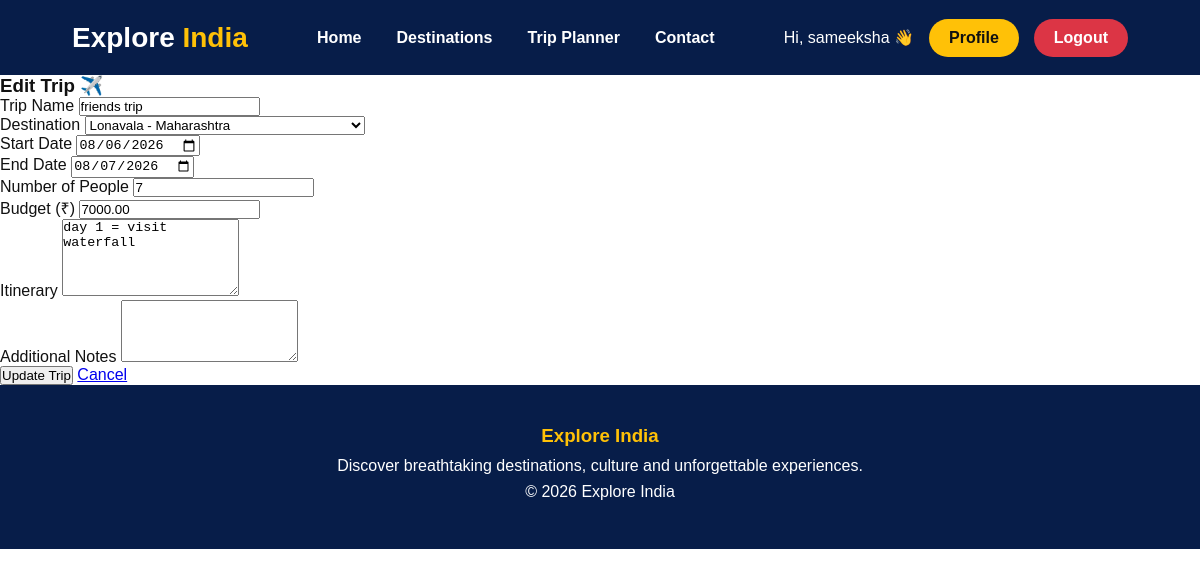
Page /trips/2/edit/ (signed in) on the committed database.
### trips/models.py (models this page shows, shortened)
class Trip(models.Model):
    user = models.ForeignKey(
        User,
        on_delete=models.CASCADE
    )
    trip_name = models.CharField(max_length=150)
    destination = models.ForeignKey(
        Destination,
        on_delete=models.CASCADE
    )
    start_date = models.DateField()
    end_date = models.DateField()
    number_of_people = models.PositiveIntegerField(default=1)
    budget = models.DecimalField(
        max_digits=10,
        decimal_places=2,
        default=0
    )
    itinerary = models.TextField(
        blank=True
    )
    notes = models.TextField(
        blank=True
    )
    additional_notes = models.TextField(blank=True)
    created_at = models.DateTimeField(
        auto_now_add=True
    )
    updated_at = models.DateTimeField(
        auto_now=True
    )
    class Meta:
        ordering = ['-created_at']

### destinations/models.py (models this page shows, shortened)
class Destination(models.Model):
    name = models.CharField(max_length=150)
    slug = models.SlugField(max_length=170, unique=True, blank=True)
    description = models.TextField()
    category = models.CharField(max_length=30, choices=CATEGORY_CHOICES)
    state = models.CharField(max_length=30, choices=STATE_CHOICES)
    city = models.CharField(max_length=100, blank=True)
    image = models.ImageField(upload_to='destinations/', blank=True, null=True)
    best_time_to_visit = models.CharField(max_length=100, blank=True)
    avg_budget_per_day = models.DecimalField(max_digits=8, decimal_places=2, default=0)
    is_featured = models.BooleanField(default=False)
    created_at = models.DateTimeField(auto_now_add=True)
    class Meta:
        ordering = ['-created_at']

### trips/views.py (the view, shortened to what this page needs)
@login_required
def edit_trip(request, id):
    trip = get_object_or_404(
        Trip,
        id=id,
        user=request.user
    )
    destinations = Destination.objects.all()
    return render(
        request,
        "trips/edit_trip.html",
        {
            "trip": trip,
            "destinations": destinations,
        }
    )

### templates/trips/edit_trip.html (shortened to what this page needs)
{% extends 'base.html' %}
{% block content %}
<div class="container py-5">
    <div class="card shadow mx-auto" style="max-width: 800px;">
        <div class="card-header bg-dark text-white">
            <h3 class="mb-0">Edit Trip ✈️</h3>
        </div>
        <div class="card-body">
            <form method="POST">
                <div class="mb-3">
                    <label class="form-label">Trip Name</label>
                    <input
                        type="text"
                        name="trip_name"
                        class="form-control"
                        value="{{ trip.trip_name }}"
                        required>
                </div>
                <div class="mb-3">
                    <label class="form-label">Destination</label>
                    <select
                        name="destination"
                        class="form-select"
                        required>
                        {% for destination in destinations %}
                        <option
                            value="{{ destination.id }}"
                            {% if destination.id == trip.destination.id %}
                                selected
                            {% endif %}>
                            {{ destination.name }}
                            - {{ destination.get_state_display }}
                        </option>
                        {% endfor %}
                    </select>
                </div>
                <div class="row">
                    <div class="col-md-6 mb-3">
                        <label class="form-label">
                            Start Date
                        </label>
                        <input
                            type="date"
                            name="start_date"
                            class="form-control"
                            value="{{ trip.start_date|date:'Y-m-d' }}"
                            required>
                    </div>
                    <div class="col-md-6 mb-3">
                        <label class="form-label">
                            End Date
                        </label>
                        <input
                            type="date"
                            name="end_date"
                            class="form-control"
                            value="{{ trip.end_date|date:'Y-m-d' }}"
                            required>
                    </div>
                </div>
                <div class="mb-3">
                    <label class="form-label">
                        Number of People
                    </label>
                    <input
                        type="number"
                        name="number_of_people"
                        class="form-control"
                        min="1"
                        value="{{ trip.number_of_people }}"
                        required>
                </div>
                <div class="mb-3">
                    <label class="form-label">
                        Budget (₹)
                    </label>
                    <input
                        type="number"
                        name="budget"
                        class="form-control"
                        min="0"
                        value="{{ trip.budget }}"
                        required>
                </div>
                <div class="mb-3">
                    <label class="form-label">
                        Itinerary
                    </label>
                    <textarea
                        name="itinerary"
                        class="form-control"
                        rows="5">{{ trip.itinerary }}</textarea>
                </div>
                <div class="mb-3">
                    <label class="form-label">
                        Additional Notes
                    </label>
                    <textarea
                        name="notes"
                        class="form-control"
                        rows="4">{{ trip.notes }}</textarea>
                </div>
                <button
                    type="submit"
                    class="btn btn-success">
                    Update Trip
                </button>
                <a
                    href="{% url 'trips:trip_detail' trip.id %}"
                    class="btn btn-secondary">
                    Cancel
                </a>
            </form>
        </div>
    </div>
</div>
{% endblock %}

### templates/Base.html (shortened to what this page needs)
{% load static %}
<!DOCTYPE html>
<html lang="en">
<head>
    <link rel="stylesheet"
          href="https://cdn.jsdelivr.net/npm/bootstrap-icons@1.11.3/font/bootstrap-icons.min.css">
    <link rel="stylesheet" href="{% static 'css/style.css' %}">
</head>
<body>
    <header class="navbar">
        <div class="logo">
            <a href="{% url 'user_home' %}">
                Explore <span>India</span>
            </a>
        </div>
        <nav class="nav-links">
            <a href="{% url 'user_home' %}">
                Home
            </a>
            <a href="{% url 'destinations:destination_list' %}">
                Destinations
            </a>
            <a href="{% url 'trips:trip_list' %}">
                Trip Planner
            </a>
            <a href="#">
                Contact
            </a>
        </nav>
        <div class="nav-right">
            {% if user.is_authenticated %}
                <span class="welcome-user">
                    Hi, {{ user.username }} 👋
                </span>
                <a href="{% url 'profile' %}" class="login-btn">
                    Profile
                </a>
                <a href="{% url 'logout' %}" class="logout-btn">
                    Logout
                </a>
            {% else %}
                <a href="{% url 'login' %}" class="login-btn">
                    Login
                </a>
            {% endif %}
        </div>
    </header>
    {% block content %}
    {% endblock %}
    <footer class="footer">
        <h3>Explore India</h3>
        <p>
            Discover breathtaking destinations,
            culture and unforgettable experiences.
        </p>
        <p>© 2026 Explore India</p>
    </footer>
</body>
</html>

### static/css/style.css (style rules this page uses)
* { margin: 0; padding: 0; box-sizing: border-box; }
body { font-family: Arial, sans-serif; background: #ffffff; color: #111; }
.navbar { height: 75px; width: 100%; background: #071d49; display: flex; align-items: center; justify-content: space-between; padding: 0 6%; position: relative; z-index: 1000; }
.logo a { text-decoration: none; color: white; font-size: 28px; font-weight: 800; }
.logo span { color: #ffc107; }
.nav-links { display: flex; align-items: center; gap: 35px; }
.nav-links a { text-decoration: none; color: white; font-size: 16px; font-weight: 600; }
.nav-right { display: flex; align-items: center; gap: 15px; }
.welcome-user { color: white; }
.login-btn, .logout-btn { text-decoration: none; padding: 10px 20px; border-radius: 25px; font-weight: 600; }
.login-btn { background: #ffc107; color: #111; }
.logout-btn { background: #dc3545; color: white; }
.footer { background: #071d49; color: white; text-align: center; padding: 40px 20px; }
.footer h3 { color: #ffc107; margin-bottom: 10px; }
.footer p { margin: 8px 0; }

### rows in the picture
Trip: trip_name "friends trip", destination "Lonavala - Maharashtra", start_date "08/06/2026", end_date "08/07/2026", number_of_people "7", budget "7000.00", itinerary "day 1 = visit waterfall"

### other values in the picture
{{ user.username }} "sameeksha"
